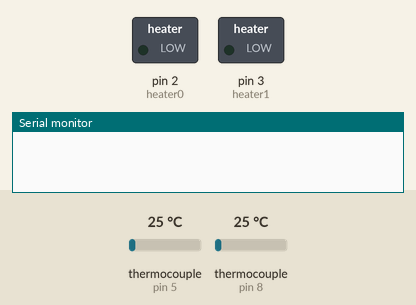
Recording of a sketch running on a simulated Arduino Uno, built with avr-gcc and run on an emulated ATmega328P. Shown: switched loads named in the sketch (green lamp = pin HIGH), the last lines printed to the serial monitor. The inputs (shaded band) are chosen by the test bench; at power-on: thermocouple (sensors on pin 5, pin 8) 25 °C.

Above: at 0.1 s.
At 30.6 s:
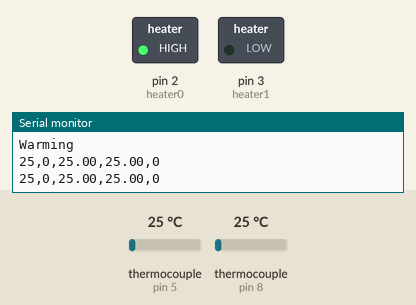
Timing chart, 0 to 32.1 s (numbered marks = the images above):
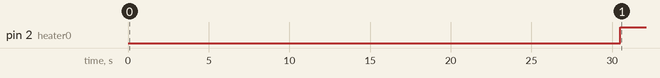

Measured:
- by itself, pin 2 (heater0): LOW → HIGH at 30.5 s

The sketch:

DualTempFlip.ino
```cpp
//thermocouple setup
#include "Adafruit_MAX31855.h"
//thermocouple0
#define MAXDO0   4
#define MAXCS0   5
#define MAXCLK0  6
Adafruit_MAX31855 thermocouple0(MAXCLK0, MAXCS0, MAXDO0);
//thermocouple1
#define MAXDO1   7
#define MAXCS1   8
#define MAXCLK1  9
Adafruit_MAX31855 thermocouple1(MAXCLK1, MAXCS1, MAXDO1);

int heater0 = 2,heater1 = 3;
//global variables for references
int cycles = 0;    //cycles completed
int target0, target1, T_high0, T_high1, T_low0, T_low1;
double threshold0, threshold1;

void setup() {
  //decalre pinmods
  pinMode(heater0,OUTPUT);
  pinMode(heater1,OUTPUT);
  //begin serial communication
  Serial.begin(9600);
  delay(500);
  threshold0 = thermocouple0.readCelsius(); //stores ramp limit
  threshold1 = thermocouple1.readCelsius();
}

void loop() {
  //USER PARAMETERS-=-=-=-=-=-=-=-=-=-=-=-=-=-=-=-=-=
      T_high0 = 80;    //target high temp
      T_low0 = 30;    //target low temp
      T_high1 = 2;
      T_low1 = -2;
  int t = 60;          //segment run-time (minutes)
  int st = 30;         //sample rate (seconds)
  //do not change below this line-=-=-=-=-=-=-=-=-=-=


  int l = t*60/st;    //# loops in segment (minutes >> seconds)
  double inc0 = (double) (T_high0-T_low0)/(l); //ramp rate
  double inc1 = (double) (T_high1-T_low1)/(l);

  //runs a segment
  //warm
  Serial.println("Warming");
  for(int i=0; i < l; i++){
    //fucntion runs a heater and temp check
    //select heater
    //select high or low with coressponding value
    //corresponding threshold
    //corresponding increment
    threshold0 = seg(heater0,T_high0,threshold0,inc0);
    //threshold1 = seg(heater1,T_high1,threshold1,inc1);
    delay(st*1000);  //time between samples
  }
  //repeating a segment will hold at limit
  //hold warm
  Serial.println("Holding");
  for(int i=0; i < l; i++){
    threshold0 = seg(heater0,T_high0,threshold0,inc0);
    //threshold1 = seg(heater1,T_high1,threshold1,inc1);
    delay(st*1000);
  }
  //cool
  Serial.println("Cooling");
  digitalWrite(3,HIGH); //fan to pull in cold air
  for(int i=0; i < l; i++){
    threshold0 = seg(heater0,T_low0,threshold0,inc0*(-1));
    //threshold1 = seg(heater1,T_low1,threshold1,inc1*(-1));
    delay(st*1000);
  }
  //Turn off cooling if temperature is reached
  if(thermocouple0.readCelsius() <= T_low0){
    digitalWrite(3,LOW);
  }
  //hold cool
  Serial.println("Holding");
  for(int i=0; i < l; i++){
    threshold0 = seg(heater0,T_low0,threshold0,inc0*(-1));
    //threshold1 = seg(heater1,T_low1,threshold1,inc1*(-1));
    delay(st*1000);
  }
  digitalWrite(3,LOW); //cooling fan off

  cycles++;
}

//READ TEMPS & SEND TO PROCESSING
int readTemp(int s, double thresh){
  double T0 = thermocouple0.readCelsius();
  double T1 = thermocouple1.readCelsius();
  if(s == heater0) target0 = thresh;
  if(s == heater1) target1 = thresh;
  String Temps = String(target0) +","+ String(target1) +","+ String(T0) +","+ String(T1) +","+ String(cycles);
  Serial.println(Temps);      //display
  if(s == heater0) return T0;
  if(s == heater1) return T1;
}

//SEGMENT
/*Designed to apply to every segment. Special modifications
for individual segments would need to pull in a value to
indicate which state the segment is in, logic for applying
to that state, and then logic for that action.*/
double seg(int select, double limit, double thresh, double inc){
  float temp = readTemp(select,thresh);
  //checks if heat needs to be added to the system
  if(temp < thresh) digitalWrite(select,HIGH);
  else digitalWrite(select,LOW);
  //else statements ramp up each loop
  //if statements prevent overramp
  if(((limit == T_high0) || (limit == T_high1)) && (thresh >= limit)) thresh = limit;
  else if(((limit == T_low0) || (limit == T_low1)) && (thresh <= limit)) thresh = limit;
  else thresh += inc;
  return thresh;
}
```
